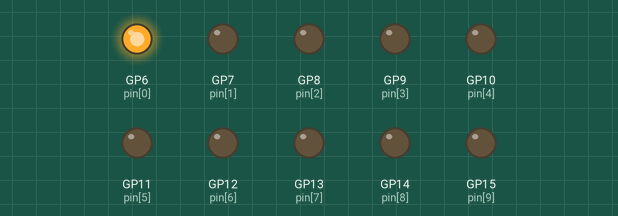
Recording of a program running on a simulated Raspberry Pi Pico running MicroPython. Shown: output pins drawn as LEDs (lit = HIGH).

Above: at 0.1 s.
At 0.5 s:
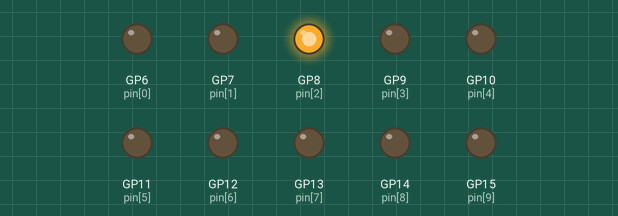
At 0.9 s:
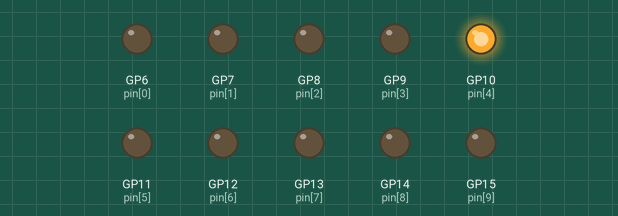
At 1.9 s:
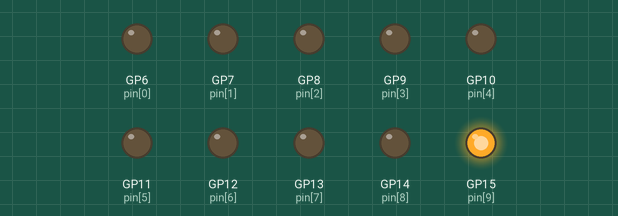
At 3.1 s:
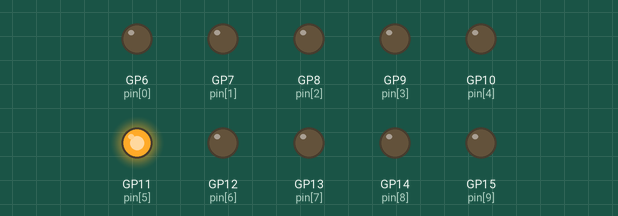
At 4.3 s:
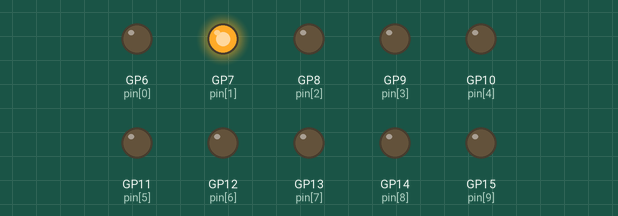
Timing chart, 0 to 4.6 s (numbered marks = the images above):
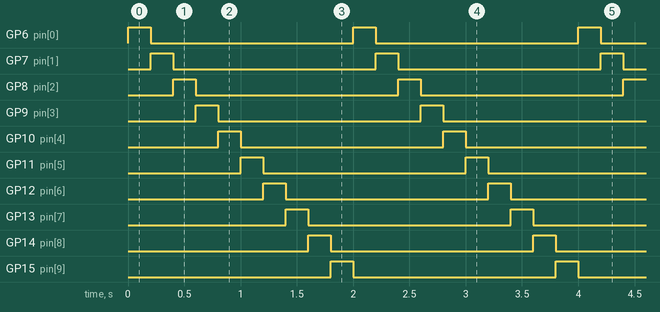

The program:

1.3_chaser_light.py
```python
import machine
import utime

pin = [6,7,8,9,10,11,12,13,14,15]
led = []
for i in range(10):
    led.append(None)
    led[i] = machine.Pin(pin[i], machine.Pin.OUT)

while True:
    for i in range(10):
        led[i].value(1)
        utime.sleep(0.2)
        led[i].value(0)
```

Measured:
- by itself, GP6 (pin[0]), GP7 (pin[1]), GP8 (pin[2]), GP9 (pin[3]), GP10 (pin[4]), GP11 (pin[5]), GP12 (pin[6]), GP13 (pin[7]), GP14 (pin[8]), GP15 (pin[9]): alternates HIGH for 0.20 s and LOW for 1.8 s
- by itself, everything shown: repeats every 2.0 s, in 10 steps
